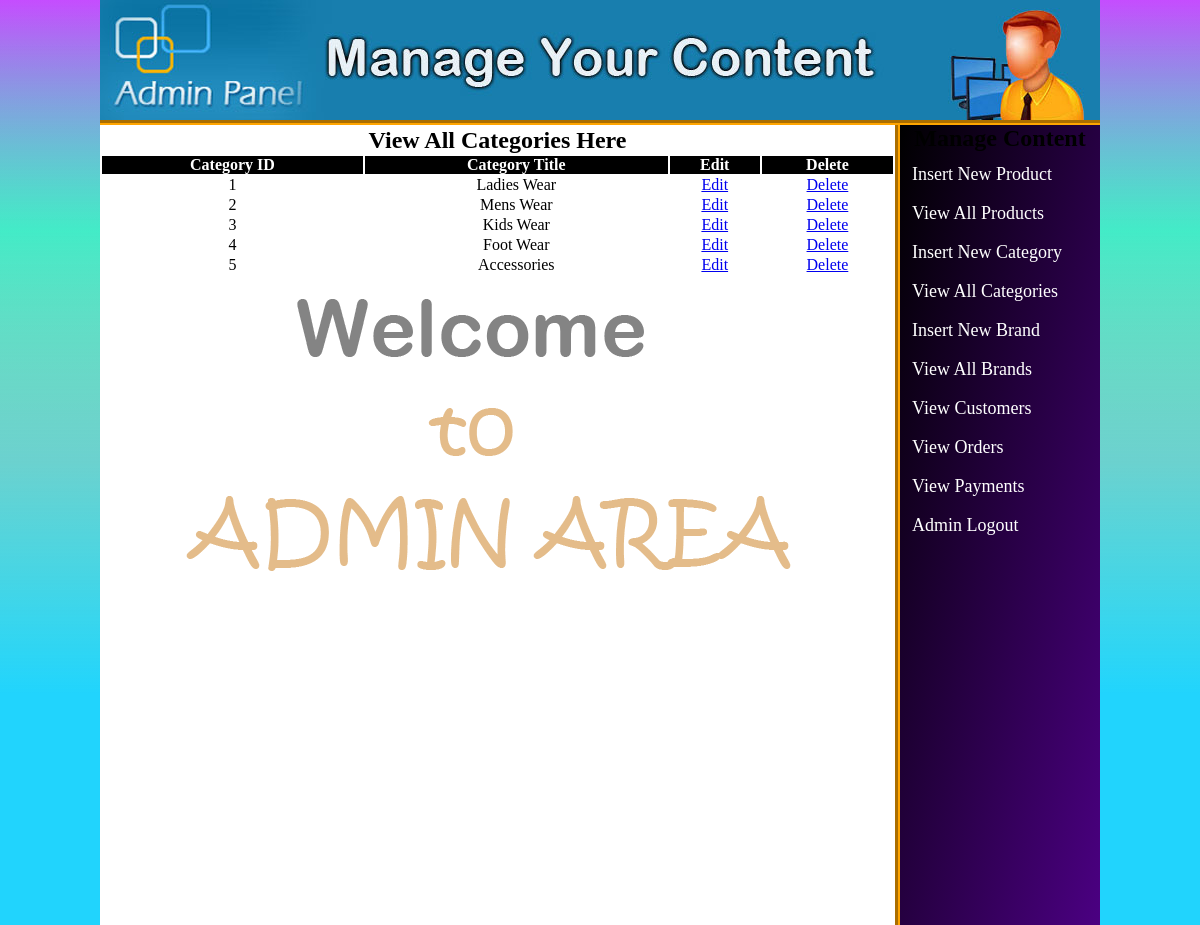
/adminarea/index.php?view_cats (signed in), run on the app's committed database.
### tables this page shows
CREATE TABLE `categories` (
  `cat_id` int(100) NOT NULL,
  `cat_title` text NOT NULL
);

### adminarea/view_cats.php (the view)
<table width="795" align="center" bgcolor="white">
    <tr align="center">
        <td colspan="6"><h2>View All Categories Here</h2></td>
    </tr>
    <tr align="center" style="color:white" bgcolor="black">
        <th>Category ID</th>
		<th>Category Title</th>
		<th>Edit</th>
		<th>Delete</th>
    </tr>
    <?php
    include("db.php");
    $get_cat = "select * from categories";
    $run_cat = mysqli_query($con, $get_cat);
    $i = 0;
    while($row_cat=mysqli_fetch_array($run_cat)){
        $cat_id = $row_cat['cat_id'];
        $cat_title = $row_cat['cat_title'];
        $i++;
    ?>
    <tr align = "center">
        <td><?php echo $i; ?></td>
        <td><?php echo $cat_title; ?></td>
        <td><a href="index.php?edit_cat=<?php echo $cat_id; ?>">Edit</a></td>
        <td><a href="delete_cat.php?delete_cat=<?php echo $cat_id;?>">Delete</a></td>
    </tr>
    <?php } ?>
</table>

### adminarea/styles/style.css (style rules this page uses)
html, body, div, span, applet, object, iframe, h1, h2, h3, h4, h5, h6, p, blockquote, pre, a, abbr, acronym, address, big, cite, code, del, dfn, em, img, ins, kbd, q, s, samp, small, strike, strong, sub, sup, tt, var, b, u, i, center, dl, dt, dd, ol, ul, li, fieldset, form, label, legend, table, caption, tbody, tfoot, thead, tr, th, td, article, aside, canvas, details, embed, figure, figcaption, footer, header, hgroup, menu, nav, output, ruby, section, summary, time, mark, audio, video { margin: 0; padding: 0; border: 0; vertical-align: baseline; }
body { background: linear-gradient(to bottom, #B721FF, #2AF598, #fec051, #FEE140, #FA709A ); background-size: 100%; background-repeat: round; }
body:before { content:''; position: fixed; top: 0; bottom: 0; width: 100%; z-index: -1; background: linear-gradient(to bottom, rgba(255,255,255,0.2), #21D4FD 75%); }

### data on the page
categories: cat_title "Ladies Wear"
categories: cat_title "Mens Wear"
categories: cat_title "Kids Wear"
categories: cat_title "Foot Wear"
categories: cat_title "Accessories"
